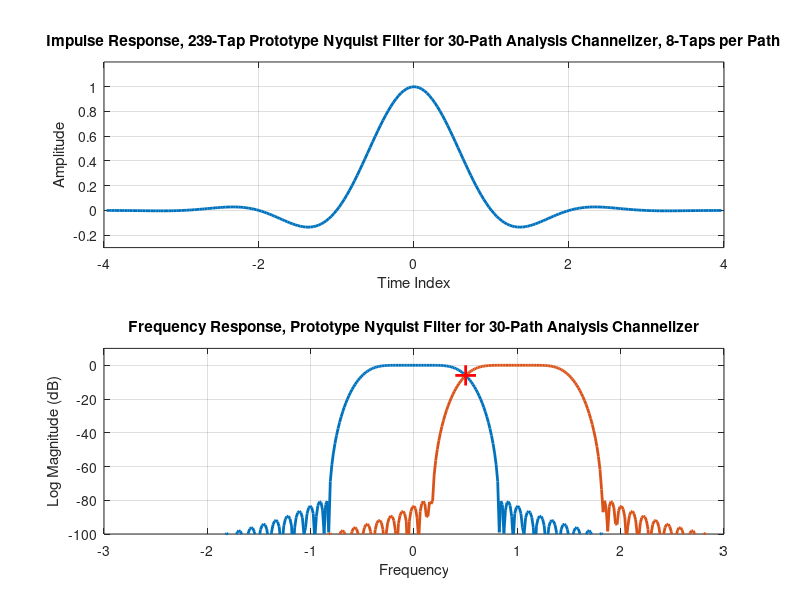
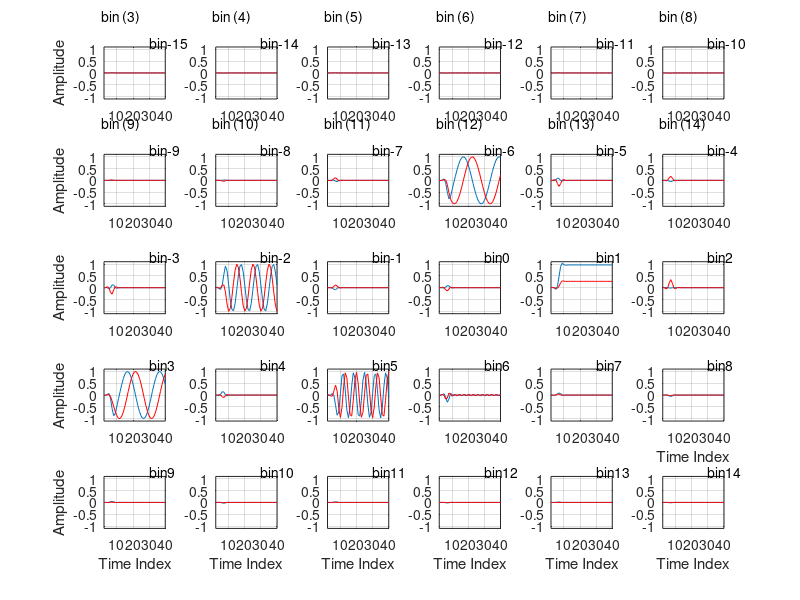

MATLAB code for these plots, in order: (Note: a time limit stopped this script after it produced the figures.)
% channelizer demo 1

% 30 channel analysis channelizer, 15-to-1 down sample

h=sinc(-(4-1/30):1/30:(4-1/30)).*kaiser(239,8)';
hx=h.*exp(j*2*pi*(-119:119)*1/30);
figure(1)
subplot(2,1,1)
plot(-(4-1/30):1/30:(4-1/30),h,'linewidth',2)
grid on
axis([-4 4 -0.3 1.2])
title('Impulse Response, 239-Tap Prototype Nyquist Filter for 30-Path Analysis Channelizer, 8-Taps per Path')
xlabel('Time Index')
ylabel('Amplitude')

subplot(2,1,2)
plot((-0.5:1/2000:0.5-1/2000)*30,fftshift(20*log10(abs(fft(h/sum(h),2000)))),'linewidth',2)
hold on
plot((-0.5:1/2000:0.5-1/2000)*30,fftshift(20*log10(abs(fft(hx/sum(h),2000)))),'linewidth',2)
plot([+0.4 +0.6],[-1 -1]*6.02,'r','linewidth',2)
plot([0.5 0.5],[-12 -0],'r','linewidth',2)
hold off
grid on
axis([-3 3 -100 10])
title('Frequency Response, Prototype Nyquist Filter for 30-Path Analysis Channelizer')
xlabel('Frequency')
ylabel('Log Magnitude (dB)')



frq=[-5.91 -2.2 1 3.1 5.3];
x0=zeros(1,20000);
for k=1:5
  x0=x0+exp(j*2*pi*(0:20000-1)*frq(k)/30+j*2*pi*rand(1));
end

h2=reshape([h 0],30,8);
reg1=zeros(30,16);    % notice difference, changed from zeros(30,8) to zeros(30,16)

m=1;  % input index offset
s=1;  % output index

v1=zeros(1,30)';
v2=zeros(1,30)';
v3=zeros(1,30)';
v4=zeros(30,600);
flg=0;
for n=1:15:length(x0)-14
    v1(1:15)=flipud(x0(n:n+14).');
    v1(16:30)=v1(1:15);
    reg1=[v1 reg1(:,1:15)];
    
    for k=1:15
        v2(k)=reg1(k,1:2:16)*h2(k,:)';
        v2(k+15)=reg1(k,2:2:16)*h2(k+15,:)';
    end
    if flg==0
        flg=1;
    else
        flg=0;
        v2=[v2(16:30);v2(1:15)];
    end
    
    v3=ifft(v2);
    
    v4(:,s)=fftshift(v3);
    s=s+1;
    m=m+15;
end

figure(2)
for k=1:30
    subplot(5,6,k)
    plot(0:40,real(v4(k,1:41)))
    hold on
    plot(0:40,imag(v4(k,1:41)),'r')
    hold off
    grid on
    axis([2 40 -1.1 1.1])
     if rem(k,6)==1
        ylabel('Amplitude')
    end
    if k>23
        xlabel('Time Index')
    end
    text(0.25,16,['bin (',num2str(k-16),')'])
    text(30,1.3,['bin',num2str(k-16)])
end

figure(3)
ww=kaiser(500,8)';
ww=ww/sum(ww);
w2=kaiser(5000,10)';
w2=w2/sum(w2);
subplot(6,1,1)
plot((-0.5:1/5000:0.5-1/5000)*30,fftshift(20*log10(abs(fft(x0(1:5000).*w2)))))
hold on
for k=1:30
    plot([-0.82 -0.5 -0.18 0.18 0.5 0.82]+(-16+k),[-80 -6 0 0 -6 -80],'--r','linewidth',2)
end
 plot([-0.82 -0.5 -0.18 0.18 0.5 0.82]+15,[-80 -6 0 0 -6 -80],'--r','linewidth',2)
hold off
grid on
axis([-15 15 -90 10]);
title('Input Spectrum')
xlabel('Frequency')
ylabel('Log Mag (dB)')

for k=1:30
    subplot(6,6,k+6)
    plot(-0.5:1/500:0.5-1/500,fftshift(20*log10(abs(fft(v4(k,1:500).*ww)))))
    grid on
    axis([-0.5 0.5 -90 10])
    if rem(k,6)==1
        ylabel('Log Mag (dB)')
    end
    if k>23
        xlabel('Frequency')
    end
    text(0.25,16,['bin (',num2str(k-16),')'])
end



%%%%%%%%%%%%%%%% repeat channelizer but now with signals with bandwidth
% narrow band signals with BW = 1/2 sampled at 30 

g1=sinc(-5:1/5:5).*kaiser(51,8)'; %Shaping filter, 5-samples per symbol
g1=[0 0 g1 0 0];
g2=remez(70,[0 0.5 4.5 30]/30,{'myfrf',[1 1 0 0]},[1 10]); % 1-to-12 interpolating filter
g2=[0 6*g2];
x0=zeros(1,42000);
frq=[-6 -2 1 3 7];
for k=1:5
    xx0=(floor(2*rand(1,700))-0.5)/0.5+j*(floor(2*rand(1,700))-0.5)/0.5;
    reg_a=zeros(1,11);
    m=0;
    for n=1:700
        reg_a=[xx0(n) reg_a(1:10)];
        for nn=1:5
           xx1(m+nn)=reg_a*g1(nn:5:55)';
        end     
        m=m+5;
    end
    reg_b=zeros(1,6);
    m=0;
    for n=1:3500
        reg_b=[xx1(n) reg_b(1:5)];
        for nn=1:12
           xx2(m+nn)=reg_b*g2(nn:12:72)';
        end     
        m=m+12;
    end
x0=x0+xx2.*exp(j*2*pi*(1:42000)*frq(k)/30);
end


h2=reshape([h 0],30,8);
reg1=zeros(30,16);    % notice difference, changed from zeros(30,8) to zeros(30,16)

m=1;  % input index offset
s=1;  % output index

v1=zeros(1,30)';
v2=zeros(1,30)';
v3=zeros(1,30)';
v4=zeros(30,600);
flg=0;
for n=1:15:length(x0)-14
    v1(1:15)=flipud(x0(n:n+14).');
    v1(16:30)=v1(1:15);
    reg1=[v1 reg1(:,1:15)];
    
    for k=1:15
        v2(k)=reg1(k,1:2:16)*h2(k,:)';
        v2(k+15)=reg1(k,2:2:16)*h2(k+15,:)';
    end
    if flg==0
        flg=1;
    else
        flg=0;
        v2=[v2(16:30);v2(1:15)];
    end
    
    v3=ifft(v2);
    
    v4(:,s)=fftshift(v3);
    s=s+1;
    m=m+15;
end
% 
figure(4)
for k=1:30
    subplot(5,6,k)
    plot(0:200,real(v4(k,1:201)))
    hold on
    plot(0:200,imag(v4(k,1:201)),'r')
    hold off
    grid on
    axis([0 200 -1.1 1.1])
     if rem(k,6)==1
        ylabel('Amplitude')
    end
    if k>23
        xlabel('Time Index')
    end
    text(0.25,16,['bin (',num2str(k-16),')'])
    text(30,1.3,['bin',num2str(k-16)])
end

figure(5)
ww=kaiser(500,8)';
ww=10*ww/sum(ww);
w2=kaiser(5000,10)';
w2=10*w2/sum(w2);
subplot(6,1,1)
plot((-0.5:1/5000:0.5-1/5000)*30,fftshift(20*log10(abs(fft(x0(1:5000).*w2)))))
hold on
for k=1:30
    plot([-0.82 -0.5 -0.18 0.18 0.5 0.82]+(-16+k),[-80 -6 0 0 -6 -80],'--r','linewidth',2)
end
 plot([-0.82 -0.5 -0.18 0.18 0.5 0.82]+15,[-80 -6 0 0 -6 -80],'--r','linewidth',2)
hold off
grid on
axis([-15 15 -90 10]);
title('Input Spectrum')
xlabel('Frequency')
ylabel('Log Mag (dB)')

for k=1:30
    subplot(6,6,k+6)
    plot(-0.5:1/500:0.5-1/500,fftshift(20*log10(abs(fft(v4(k,1:500).*ww)))))
    grid on
    axis([-0.5 0.5 -90 10])
    if rem(k,6)==1
        ylabel('Log Mag (dB)')
    end
    if k>23
        xlabel('Frequency')
    end
    text(0.25,16,['bin (',num2str(k-16),')'])
end
% 

figure(7)
for k=1:30
    subplot(5,6,k)
    plot(v4(k,4:4:600),'r.')
        grid on
        axis('equal')
    axis([-1.1 1.1 -1.1 1.1])
     if rem(k,6)==1
        ylabel('Q Component')
    end
    if k>23
        xlabel('I Component')
    end
    text(0.1,1.3,['bin (',num2str(k-16),')'])
end
